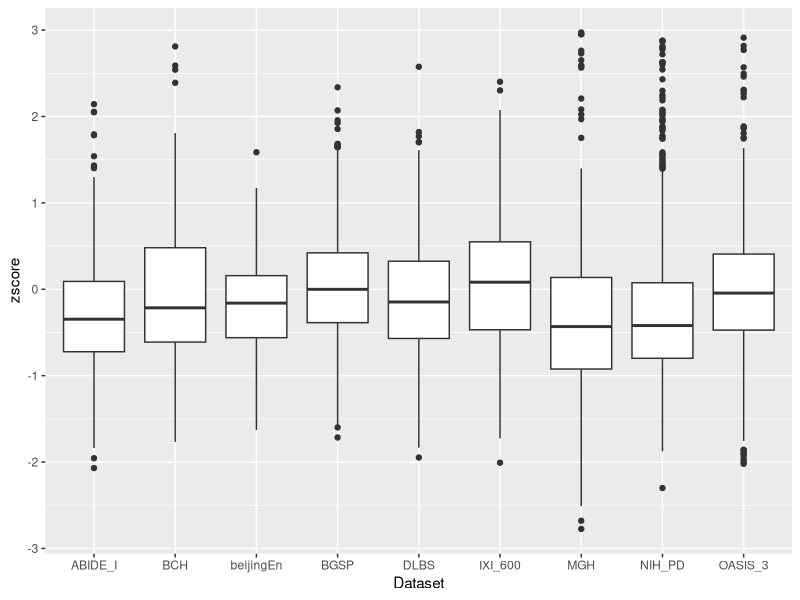

Recreate this plot in R. (Note: this script raises an error after producing the figure.)
library(ggplot2)
#library(tidyverse)
#install.packages("dplyr")
library(dplyr)

setwd("/Users/dzhang/Gits/EvanBCHProj/z_score/05_09_2022_ouyang_new_way/output_RH_gauscurv")

preharmo_data <- read.csv("preHarmo.csv", stringsAsFactors = TRUE)
postharmo_data <- read.csv("PostHarmon_all.csv", stringsAsFactors = TRUE)

adjustByMeanData <- function(data, feature) {
  data1 <-data[data$Mean != 0, ]
  adjByMeanData<-data1 %>% mutate(adjByMean=({{feature}}/(data1$Mean))) %>% select(Dataset, {{feature}}, adjByMean, Mean)
  adjByMeanData
}

getZScore0 <- function(data) {
  zscore_data<-data %>% mutate(zscore=(adjByMean - mean(adjByMean))/sd(adjByMean))
  zscore_data
}

getZScore <- function(data) {
  zscore_data<-data %>% mutate(zscore=(adjByMean - mean(adjByMean))/sd(adjByMean))
  zscore_data
}

rmOutlier <- function(data, low, high) {
  data[data$zscore<high & data$zscore>low, ]
}

zscore_plot <- function(data, feature, low=-3.0, high=3.0) {
  t1<-adjustByMeanData(data, {{feature}})
  t2<-getZScore(t1)
  t3<-rmOutlier(t2, low, high)
  u<-ggplot(t3, aes(x=Dataset, y=zscore))
  u + geom_boxplot()
}

# boxplot with fixed scale (zscore always displayed within (-3.0, 3.0) range)
zscore_plot_fs <- function(data, feature, low=-3.0, high=3.0) {
  t1<-adjustByMeanData(data, {{feature}})
  t2<-getZScore(t1)
  t3<-rmOutlier(t2, low, high)
  u<-ggplot(t3, aes(x=Dataset, y=zscore))
  u + geom_boxplot() + ylim(low, high)
}

zscore_plot(preharmo_data, rh_bankssts_gauscurv)
zscore_plot(postharmo_data, rh_bankssts_gauscurv)
zscore_plot_fs(postharmo_data, rh_bankssts_gauscurv)

zscore_plot(preharmo_data, rh_caudalanteriorcingulate_gauscurv)
zscore_plot(postharmo_data, rh_caudalanteriorcingulate_gauscurv)
zscore_plot_fs(postharmo_data, rh_caudalanteriorcingulate_gauscurv)

zscore_plot(preharmo_data, rh_caudalmiddlefrontal_gauscurv)
zscore_plot(postharmo_data, rh_caudalmiddlefrontal_gauscurv)
zscore_plot_fs(postharmo_data, rh_caudalmiddlefrontal_gauscurv)

zscore_plot(preharmo_data, rh_cuneus_gauscurv)
zscore_plot(postharmo_data, rh_cuneus_gauscurv)
zscore_plot_fs(postharmo_data, rh_cuneus_gauscurv)

zscore_plot(preharmo_data, rh_entorhinal_gauscurv)
zscore_plot(postharmo_data, rh_entorhinal_gauscurv)
zscore_plot_fs(postharmo_data, rh_entorhinal_gauscurv)

zscore_plot(preharmo_data, rh_fusiform_gauscurv)
zscore_plot(postharmo_data, rh_fusiform_gauscurv)
zscore_plot_fs(postharmo_data, rh_fusiform_gauscurv)

zscore_plot(preharmo_data, rh_inferiorparietal_gauscurv)
zscore_plot(postharmo_data, rh_inferiorparietal_gauscurv)
zscore_plot_fs(postharmo_data, rh_inferiorparietal_gauscurv)

zscore_plot(preharmo_data, rh_inferiortemporal_gauscurv)
zscore_plot(postharmo_data, rh_inferiortemporal_gauscurv)
zscore_plot_fs(postharmo_data, rh_inferiortemporal_gauscurv)

zscore_plot(preharmo_data, rh_isthmuscingulate_gauscurv)
zscore_plot(postharmo_data, rh_isthmuscingulate_gauscurv)
zscore_plot_fs(postharmo_data, rh_isthmuscingulate_gauscurv)

zscore_plot(preharmo_data, rh_lateraloccipital_gauscurv)
zscore_plot(postharmo_data, rh_lateraloccipital_gauscurv)
zscore_plot_fs(postharmo_data, rh_lateraloccipital_gauscurv)

zscore_plot(preharmo_data, rh_lateralorbitofrontal_gauscurv)
zscore_plot(postharmo_data, rh_lateralorbitofrontal_gauscurv)
zscore_plot_fs(postharmo_data, rh_lateralorbitofrontal_gauscurv)

zscore_plot(preharmo_data, rh_lingual_gauscurv)
zscore_plot(postharmo_data, rh_lingual_gauscurv)
zscore_plot_fs(postharmo_data, rh_lingual_gauscurv)

zscore_plot(preharmo_data, rh_medialorbitofrontal_gauscurv)
zscore_plot(postharmo_data, rh_medialorbitofrontal_gauscurv)
zscore_plot_fs(postharmo_data, rh_medialorbitofrontal_gauscurv)

zscore_plot(preharmo_data, rh_middletemporal_gauscurv)
zscore_plot(postharmo_data, rh_middletemporal_gauscurv)
zscore_plot_fs(postharmo_data, rh_middletemporal_gauscurv)

zscore_plot(preharmo_data, rh_parahippocampal_gauscurv)
zscore_plot(postharmo_data, rh_parahippocampal_gauscurv)
zscore_plot_fs(postharmo_data, rh_parahippocampal_gauscurv)

zscore_plot(preharmo_data, rh_paracentral_gauscurv)
zscore_plot(postharmo_data, rh_paracentral_gauscurv)
zscore_plot_fs(postharmo_data, rh_paracentral_gauscurv)

zscore_plot(preharmo_data, rh_parsopercularis_gauscurv)
zscore_plot(postharmo_data, rh_parsopercularis_gauscurv)
zscore_plot_fs(postharmo_data, rh_parsopercularis_gauscurv)

zscore_plot(preharmo_data, rh_parsorbitalis_gauscurv)
zscore_plot(postharmo_data, rh_parsorbitalis_gauscurv)
zscore_plot_fs(postharmo_data, rh_parsorbitalis_gauscurv)

zscore_plot(preharmo_data, rh_parstriangularis_gauscurv)
zscore_plot(postharmo_data, rh_parstriangularis_gauscurv)
zscore_plot_fs(postharmo_data, rh_parstriangularis_gauscurv)

zscore_plot(preharmo_data, rh_pericalcarine_gauscurv)
zscore_plot(postharmo_data, rh_pericalcarine_gauscurv)
zscore_plot_fs(postharmo_data, rh_pericalcarine_gauscurv)

zscore_plot(preharmo_data, rh_postcentral_gauscurv)
zscore_plot(postharmo_data, rh_postcentral_gauscurv)
zscore_plot_fs(postharmo_data, rh_postcentral_gauscurv)

zscore_plot(preharmo_data, rh_posteriorcingulate_gauscurv)
zscore_plot(postharmo_data, rh_posteriorcingulate_gauscurv)
zscore_plot_fs(postharmo_data, rh_posteriorcingulate_gauscurv)

zscore_plot(preharmo_data, rh_precentral_gauscurv)
zscore_plot(postharmo_data, rh_precentral_gauscurv)
zscore_plot_fs(postharmo_data, rh_precentral_gauscurv)

zscore_plot(preharmo_data, rh_precuneus_gauscurv)
zscore_plot(postharmo_data, rh_precuneus_gauscurv)
zscore_plot_fs(postharmo_data, rh_precuneus_gauscurv)

zscore_plot(preharmo_data, rh_rostralanteriorcingulate_gauscurv)
zscore_plot(postharmo_data, rh_rostralanteriorcingulate_gauscurv)
zscore_plot_fs(postharmo_data, rh_rostralanteriorcingulate_gauscurv)

zscore_plot(preharmo_data, rh_rostralmiddlefrontal_gauscurv)
zscore_plot(postharmo_data, rh_rostralmiddlefrontal_gauscurv)
zscore_plot_fs(postharmo_data, rh_rostralmiddlefrontal_gauscurv)

zscore_plot(preharmo_data, rh_superiorfrontal_gauscurv)
zscore_plot(postharmo_data, rh_superiorfrontal_gauscurv)
zscore_plot_fs(postharmo_data, rh_superiorfrontal_gauscurv)

zscore_plot(preharmo_data, rh_superiorparietal_gauscurv)
zscore_plot(postharmo_data, rh_superiorparietal_gauscurv)
zscore_plot_fs(postharmo_data, rh_superiorparietal_gauscurv)

zscore_plot(preharmo_data, rh_superiortemporal_gauscurv)
zscore_plot(postharmo_data, rh_superiortemporal_gauscurv)
zscore_plot_fs(postharmo_data, rh_superiortemporal_gauscurv)

zscore_plot(preharmo_data, rh_supramarginal_gauscurv)
zscore_plot(postharmo_data, rh_supramarginal_gauscurv)
zscore_plot_fs(postharmo_data, rh_supramarginal_gauscurv)

zscore_plot(preharmo_data, rh_frontalpole_gauscurv)
zscore_plot(postharmo_data, rh_frontalpole_gauscurv)
zscore_plot_fs(postharmo_data, rh_frontalpole_gauscurv)

zscore_plot(preharmo_data, rh_temporalpole_gauscurv)
zscore_plot(postharmo_data, rh_temporalpole_gauscurv)
zscore_plot_fs(postharmo_data, rh_temporalpole_gauscurv)

zscore_plot(preharmo_data, rh_transversetemporal_gauscurv)
zscore_plot(postharmo_data, rh_transversetemporal_gauscurv)
zscore_plot_fs(postharmo_data, rh_transversetemporal_gauscurv)

zscore_plot(preharmo_data, rh_insula_gauscurv)
zscore_plot(postharmo_data, rh_insula_gauscurv)
zscore_plot_fs(postharmo_data, rh_insula_gauscurv)


